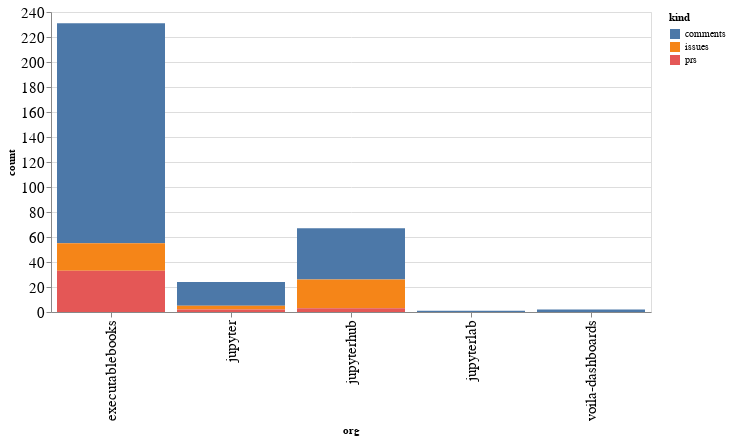

The code cell stored with this chart in its notebook:
### Code cell
alt.Chart(org_summaries, width=600).mark_bar().encode(
    x='org',
    y='count',
    color='kind',
    tooltip="org"
)

### Figure 1 — Vega-Lite specification as saved in the notebook (floating-point values rounded to 4 significant figures)
{"config": {"axisLeft": {"labelFontSize": 15}, "axisBottom": {"labelFontSize": 15}}, "data": {"name": "data-1fea3746592ba16aeba842b80e3b34e9"}, "mark": "bar", "encoding": {"color": {"type": "nominal", "field": "kind"}, "tooltip": {"type": "nominal", "field": "org"}, "x": {"type": "nominal", "field": "org"}, "y": {"type": "quantitative", "field": "count"}}, "width": 600, "$schema": "https://vega.github.io/schema/vega-lite/v4.8.1.json", "datasets": {"data-1fea3746592ba16aeba842b80e3b34e9": [{"org": "executablebooks", "kind": "comments", "count": 176}, {"org": "executablebooks", "kind": "issues", "count": 22}, {"org": "executablebooks", "kind": "prs", "count": 33}, {"org": "jupyter", "kind": "comments", "count": 19}, {"org": "jupyter", "kind": "issues", "count": 3}, {"org": "jupyter", "kind": "prs", "count": 2}, {"org": "jupyterhub", "kind": "comments", "count": 41}, {"org": "jupyterhub", "kind": "issues", "count": 23}, {"org": "jupyterhub", "kind": "prs", "count": 3}, {"org": "jupyterlab", "kind": "comments", "count": 1}, {"org": "voila-dashboards", "kind": "comments", "count": 2}]}}
